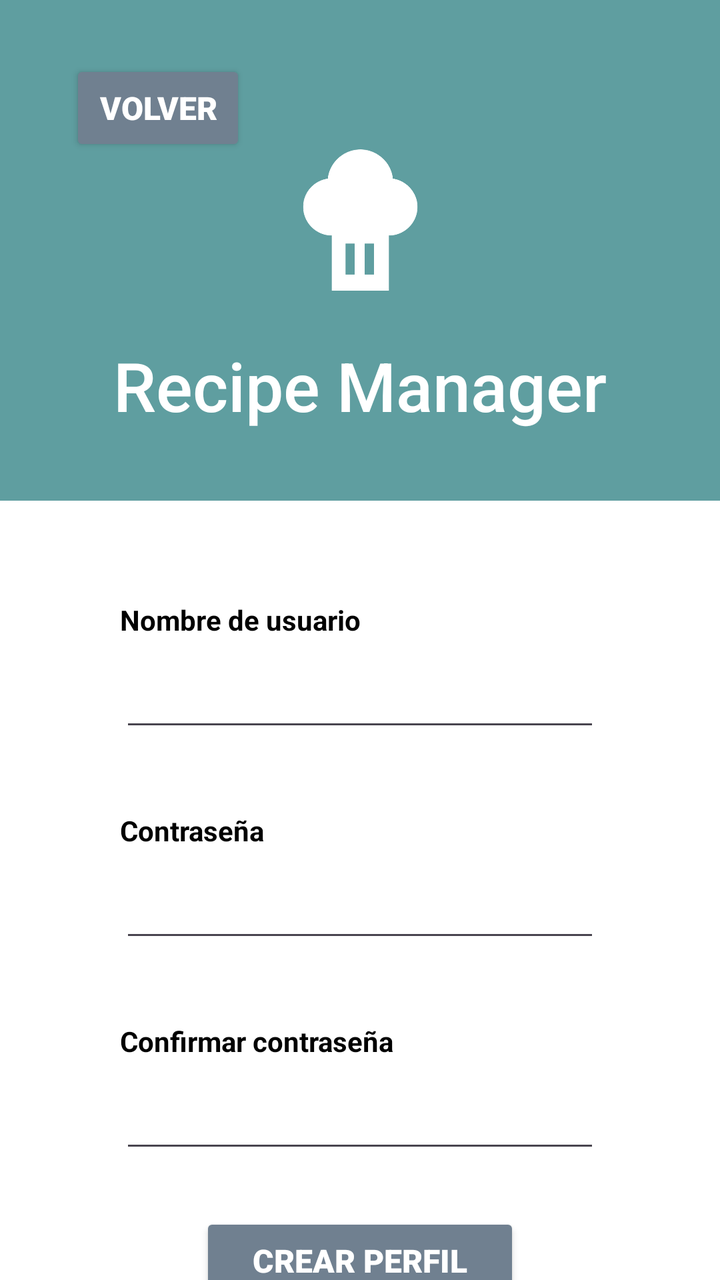
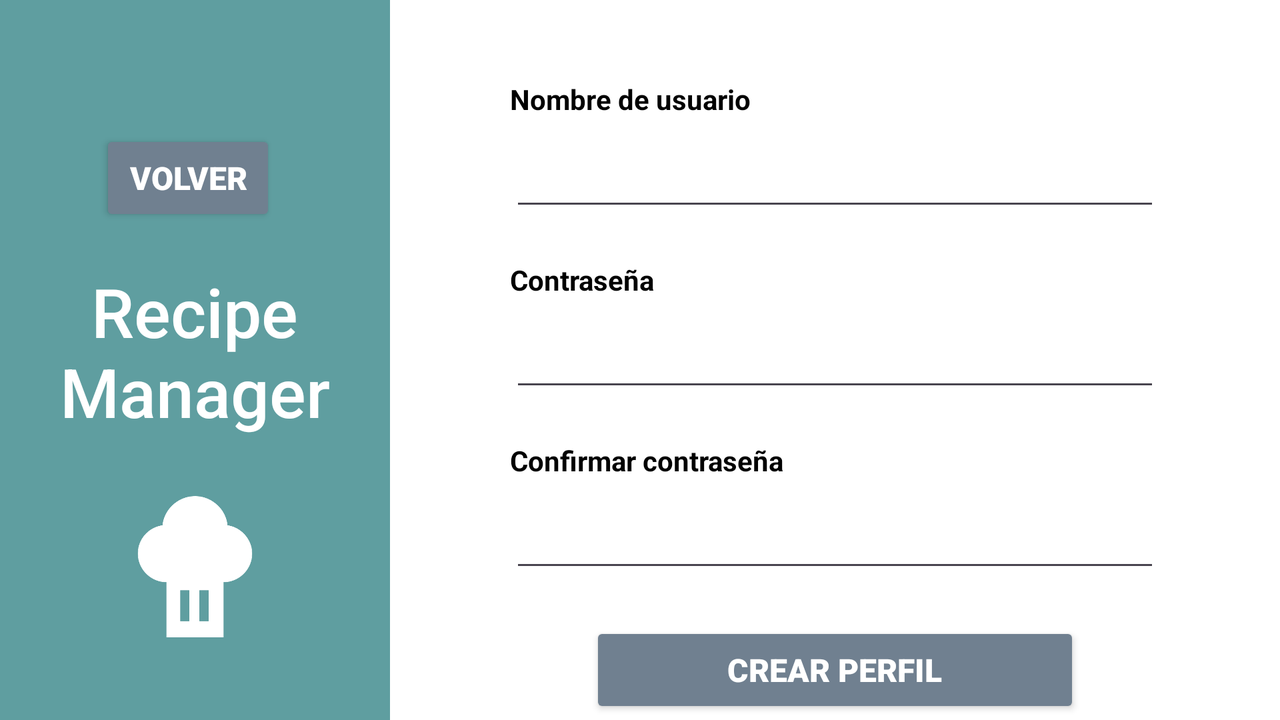

An Android layout and its configuration variant, each rendered on a device that would load it. The default file and the variant file are quoted in full after the pictures.
<!-- AndroidManifest.xml: application theme Theme.Proyecto1 -->
<!-- res/layout/activity_register.xml -->
<?xml version="1.0" encoding="utf-8"?>
<androidx.constraintlayout.widget.ConstraintLayout xmlns:android="http://schemas.android.com/apk/res/android"
    xmlns:app="http://schemas.android.com/apk/res-auto"
    xmlns:tools="http://schemas.android.com/tools"
    android:layout_width="match_parent"
    android:layout_height="match_parent">

    <androidx.constraintlayout.widget.ConstraintLayout
        android:id="@+id/headerLayout"
        style="@style/HeaderStyle"
        android:layout_width="match_parent"
        android:layout_height="wrap_content"
        android:orientation="vertical"
        android:gravity="center_vertical"
        app:layout_constraintTop_toTopOf="parent" >

        <Button
            android:id="@+id/buttonBack"
            style="@style/ButtonStyle"
            android:layout_width="wrap_content"
            android:layout_height="wrap_content"
            android:layout_marginStart="15dp"
            android:layout_marginTop="10dp"
            android:text="@string/back"
            app:layout_constraintStart_toStartOf="parent"
            app:layout_constraintTop_toTopOf="parent" />

        <TextView
            android:id="@+id/title"
            style="@style/TitleText"
            android:layout_width="0dp"
            android:layout_height="wrap_content"
            android:layout_marginStart="30dp"
            android:layout_marginTop="10dp"
            android:layout_marginEnd="30dp"
            android:layout_marginBottom="15dp"
            android:text="@string/app_name"
            android:textAlignment="center"
            app:layout_constraintBottom_toBottomOf="parent"
            app:layout_constraintEnd_toEndOf="parent"
            app:layout_constraintHorizontal_bias="0.0"
            app:layout_constraintStart_toStartOf="parent"
            app:layout_constraintTop_toBottomOf="@+id/appIcon" />

        <ImageView
            android:id="@+id/appIcon"
            android:layout_width="135dp"
            android:layout_height="100dp"
            android:layout_marginStart="130dp"
            android:layout_marginTop="40dp"
            android:layout_marginEnd="130dp"
            app:layout_constraintEnd_toEndOf="parent"
            app:layout_constraintStart_toStartOf="parent"
            app:layout_constraintTop_toTopOf="parent"
            app:srcCompat="@drawable/ic_launcher" />

    </androidx.constraintlayout.widget.ConstraintLayout>

    <TextView
        android:id="@+id/userTextView"
        android:layout_width="0dp"
        android:layout_height="wrap_content"
        android:layout_marginStart="60dp"
        android:layout_marginTop="50dp"
        android:layout_marginEnd="60dp"
        android:text="@string/username"
        android:textStyle="bold"
        app:layout_constraintEnd_toEndOf="parent"
        app:layout_constraintStart_toStartOf="parent"
        app:layout_constraintTop_toBottomOf="@+id/headerLayout" />

    <EditText
        android:id="@+id/userEditText"
        android:layout_width="0dp"
        android:layout_height="wrap_content"
        android:layout_marginStart="60dp"
        android:layout_marginTop="10dp"
        android:layout_marginEnd="60dp"
        app:layout_constraintEnd_toEndOf="parent"
        app:layout_constraintStart_toStartOf="parent"
        app:layout_constraintTop_toBottomOf="@+id/userTextView" />

    <TextView
        android:id="@+id/passwordTextView"
        android:layout_width="0dp"
        android:layout_height="wrap_content"
        android:layout_marginStart="60dp"
        android:layout_marginTop="35dp"
        android:layout_marginEnd="60dp"
        android:text="@string/password"
        android:textStyle="bold"
        app:layout_constraintEnd_toEndOf="parent"
        app:layout_constraintStart_toStartOf="parent"
        app:layout_constraintTop_toBottomOf="@+id/userEditText" />

    <EditText
        android:id="@+id/passwordEditText"
        android:layout_width="0dp"
        android:layout_height="wrap_content"
        android:layout_marginStart="60dp"
        android:layout_marginTop="10dp"
        android:layout_marginEnd="60dp"
        android:inputType="textPassword"
        app:layout_constraintEnd_toEndOf="parent"
        app:layout_constraintStart_toStartOf="parent"
        app:layout_constraintTop_toBottomOf="@+id/passwordTextView" />

    <TextView
        android:id="@+id/confirmTextView"
        android:layout_width="0dp"
        android:layout_height="wrap_content"
        android:layout_marginStart="60dp"
        android:layout_marginTop="35dp"
        android:layout_marginEnd="60dp"
        android:text="@string/confirm_password"
        android:textStyle="bold"
        app:layout_constraintEnd_toEndOf="parent"
        app:layout_constraintStart_toStartOf="parent"
        app:layout_constraintTop_toBottomOf="@+id/passwordEditText" />

    <EditText
        android:id="@+id/confirmEditText"
        android:layout_width="0dp"
        android:layout_height="wrap_content"
        android:layout_marginStart="60dp"
        android:layout_marginTop="10dp"
        android:layout_marginEnd="60dp"
        android:inputType="textPassword"
        app:layout_constraintEnd_toEndOf="parent"
        app:layout_constraintStart_toStartOf="parent"
        app:layout_constraintTop_toBottomOf="@+id/confirmTextView" />

    <Button
        android:id="@+id/registerButton"
        style="@style/ButtonStyle"
        android:layout_width="0dp"
        android:layout_height="wrap_content"
        android:layout_marginStart="100dp"
        android:layout_marginTop="25dp"
        android:layout_marginEnd="100dp"
        android:text="@string/create_profile"
        app:layout_constraintEnd_toEndOf="parent"
        app:layout_constraintStart_toStartOf="parent"
        app:layout_constraintTop_toBottomOf="@+id/confirmEditText" />


</androidx.constraintlayout.widget.ConstraintLayout>
<!-- resources referenced by this layout -->
<resources>
  <!-- drawable ic_launcher: png bitmap (drawable, 11317 bytes) -->
  <string name="app_name">Recipe Manager</string>
  <string name="back">Volver</string>
  <string name="confirm_password">Confirmar contraseña</string>
  <string name="create_profile">Crear perfil</string>
  <string name="password">Contraseña</string>
  <string name="username">Nombre de usuario</string>
  <style name="ButtonStyle">
          <item name="android:textSize">16sp</item>
          <item name="android:fontFamily">sans-serif-black</item>
          <item name="android:backgroundTint">@color/mySecondary</item>
          <item name="android:textColor">#FFFFFF</item>
          <item name="android:buttonCornerRadius">16dp</item>
      </style>
  <style name="HeaderStyle">
          <item name="android:background">@color/myPrimary</item>
          <item name="android:padding">20dp</item>
      </style>
  <style name="TitleText">
          <item name="android:textSize">34sp</item>
          <item name="android:textColor">#FFFFFF</item>
          <item name="android:fontFamily">sans-serif-medium</item>
          <item name="android:textStyle">normal</item>
      </style>
  <style name="Theme.Proyecto1" parent="Base.Theme.Proyecto1" />
  <color name="mySecondary">#708090</color>
  <color name="myPrimary">#5F9EA0</color>
  <style name="Base.Theme.Proyecto1" parent="Theme.Material3.DayNight.NoActionBar">
          <item name="android:windowBackground">@color/myBackground</item>
          <item name="colorPrimary">@color/myPrimary</item>
          <item name="android:textColor">@color/myTextColor</item>
      </style>
  <color name="myBackground">#FFFFFF</color>
  <color name="myTextColor">#000000</color>
</resources>
<!-- res/layout-land/activity_register.xml (the author's variant of the layout above) -->
<!-- drawn on the phone turned sideways -->
<?xml version="1.0" encoding="utf-8"?>
<androidx.constraintlayout.widget.ConstraintLayout xmlns:android="http://schemas.android.com/apk/res/android"
    xmlns:app="http://schemas.android.com/apk/res-auto"
    xmlns:tools="http://schemas.android.com/tools"
    android:layout_width="match_parent"
    android:layout_height="match_parent">

    <androidx.constraintlayout.widget.ConstraintLayout
        android:id="@+id/headerLayout"
        style="@style/HeaderStyle"
        android:layout_width="0dp"
        android:layout_height="match_parent"
        android:paddingStart="30dp"
        android:paddingEnd="30dp"
        app:layout_constraintBottom_toBottomOf="parent"
        app:layout_constraintStart_toStartOf="parent"
        app:layout_constraintTop_toTopOf="parent">

        <Button
            android:id="@+id/buttonBack"
            style="@style/ButtonStyle"
            android:layout_width="wrap_content"
            android:layout_height="wrap_content"
            android:layout_marginStart="20dp"
            android:layout_marginTop="45dp"
            android:text="@string/back"
            app:layout_constraintStart_toStartOf="parent"
            app:layout_constraintTop_toTopOf="parent" />

        <TextView
            android:id="@+id/title"
            style="@style/TitleText"
            android:layout_width="0dp"
            android:layout_height="wrap_content"
            android:layout_marginTop="20dp"
            android:text="@string/app_name"
            android:textAlignment="center"
            app:layout_constraintEnd_toEndOf="parent"
            app:layout_constraintHorizontal_bias="1.0"
            app:layout_constraintStart_toStartOf="parent"
            app:layout_constraintTop_toBottomOf="@id/buttonBack" />

        <ImageView
            android:id="@+id/appIcon"
            android:layout_width="135dp"
            android:layout_height="100dp"
            android:layout_marginTop="15dp"
            app:layout_constraintEnd_toEndOf="parent"
            app:layout_constraintHorizontal_bias="0.0"
            app:layout_constraintStart_toStartOf="parent"
            app:layout_constraintTop_toBottomOf="@+id/title"
            app:srcCompat="@drawable/ic_launcher" />

    </androidx.constraintlayout.widget.ConstraintLayout>

    <androidx.constraintlayout.widget.ConstraintLayout
        android:layout_width="0dp"
        android:layout_height="match_parent"
        app:layout_constraintStart_toEndOf="@+id/headerLayout"
        app:layout_constraintEnd_toEndOf="parent" >

        <TextView
            android:id="@+id/userTextView"
            android:layout_width="0dp"
            android:layout_height="wrap_content"
            android:layout_marginStart="60dp"
            android:layout_marginTop="40dp"
            android:layout_marginEnd="60dp"
            android:text="@string/username"
            android:textStyle="bold"
            app:layout_constraintEnd_toEndOf="parent"
            app:layout_constraintStart_toStartOf="parent"
            app:layout_constraintTop_toTopOf="parent" />

        <EditText
            android:id="@+id/userEditText"
            android:layout_width="0dp"
            android:layout_height="wrap_content"
            android:layout_marginStart="60dp"
            android:layout_marginTop="10dp"
            android:layout_marginEnd="60dp"
            app:layout_constraintEnd_toEndOf="parent"
            app:layout_constraintStart_toStartOf="parent"
            app:layout_constraintTop_toBottomOf="@+id/userTextView" />

        <TextView
            android:id="@+id/passwordTextView"
            android:layout_width="0dp"
            android:layout_height="wrap_content"
            android:layout_marginStart="60dp"
            android:layout_marginTop="20dp"
            android:layout_marginEnd="60dp"
            android:text="@string/password"
            android:textStyle="bold"
            app:layout_constraintEnd_toEndOf="parent"
            app:layout_constraintStart_toStartOf="parent"
            app:layout_constraintTop_toBottomOf="@+id/userEditText" />

        <EditText
            android:id="@+id/passwordEditText"
            android:layout_width="0dp"
            android:layout_height="wrap_content"
            android:layout_marginStart="60dp"
            android:layout_marginTop="10dp"
            android:layout_marginEnd="60dp"
            android:inputType="textPassword"
            app:layout_constraintEnd_toEndOf="parent"
            app:layout_constraintStart_toStartOf="parent"
            app:layout_constraintTop_toBottomOf="@+id/passwordTextView" />

        <TextView
            android:id="@+id/confirmTextView"
            android:layout_width="0dp"
            android:layout_height="wrap_content"
            android:layout_marginStart="60dp"
            android:layout_marginTop="20dp"
            android:layout_marginEnd="60dp"
            android:text="@string/confirm_password"
            android:textStyle="bold"
            app:layout_constraintEnd_toEndOf="parent"
            app:layout_constraintStart_toStartOf="parent"
            app:layout_constraintTop_toBottomOf="@+id/passwordEditText" />

        <EditText
            android:id="@+id/confirmEditText"
            android:layout_width="0dp"
            android:layout_height="wrap_content"
            android:layout_marginStart="60dp"
            android:layout_marginTop="10dp"
            android:layout_marginEnd="60dp"
            android:inputType="textPassword"
            app:layout_constraintEnd_toEndOf="parent"
            app:layout_constraintStart_toStartOf="parent"
            app:layout_constraintTop_toBottomOf="@+id/confirmTextView" />

        <Button
            android:id="@+id/buttonLogin"
            style="@style/ButtonStyle"
            android:layout_width="0dp"
            android:layout_height="wrap_content"
            android:layout_marginStart="100dp"
            android:layout_marginTop="20dp"
            android:layout_marginEnd="100dp"
            android:text="@string/create_profile"
            app:layout_constraintEnd_toEndOf="parent"
            app:layout_constraintStart_toStartOf="parent"
            app:layout_constraintTop_toBottomOf="@+id/confirmEditText" />

    </androidx.constraintlayout.widget.ConstraintLayout>
</androidx.constraintlayout.widget.ConstraintLayout>
